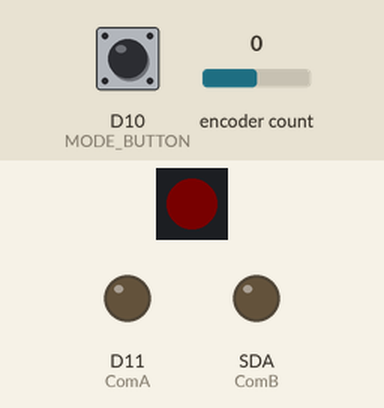
Simulated run of this program. Board: CircuitPython board. Shown: 1 RGB LEDs in strip order, left to right, output pins drawn as LEDs (lit = HIGH). The test bench sets the inputs (shaded band); at power-on: D10 (MODE_BUTTON) HIGH, encoder count 0. Dim RGB values are drawn brighter than linear.

Above: at 1.2 s.
1.3 s: D10 (MODE_BUTTON) pulled LOW for 1 s
At 1.8 s:
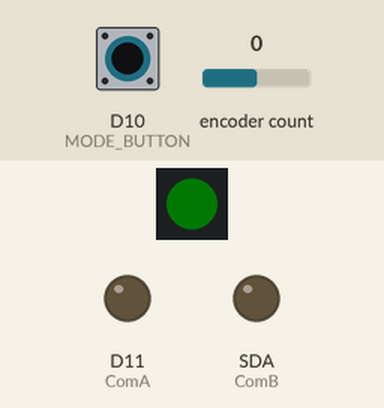
3.8 s: D10 (MODE_BUTTON) pulled LOW for 0.15 s
At 5.2 s:
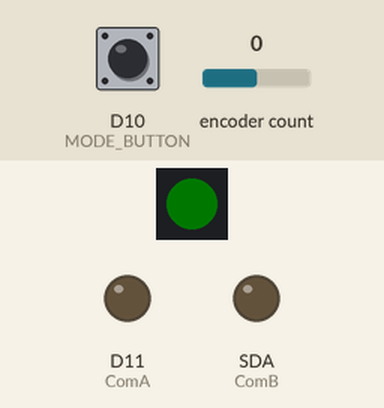
5.5 s: D10 (MODE_BUTTON) pulled LOW for 3.2 s
At 5.8 s:
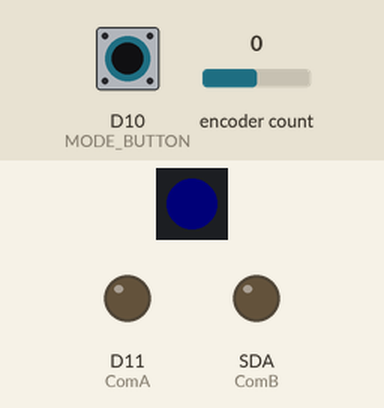
Timing chart, 0 to 10.2 s (numbered marks = the images above; inputs shaded):
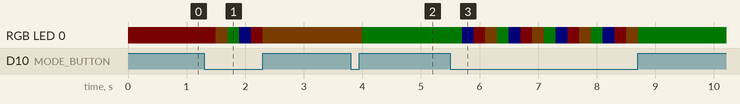

Measured:
- after the input at 1.3 s, RGB LED 0: RGB(2, 0, 0) → RGB(2, 1, 0) after 0.20 s, → RGB(0, 2, 0) 0.20 s later, → RGB(0, 0, 2) 0.20 s later, → RGB(2, 0, 0) 0.20 s later, … (5 changes in this stretch)
- after the input at 3.8 s, RGB LED 0: RGB(2, 1, 0) → RGB(0, 2, 0) after 0.20 s
- after the input at 5.5 s, RGB LED 0: RGB(0, 2, 0) → RGB(0, 0, 2) after 0.20 s, then repeats every 0.80 s: RGB(2, 0, 0) 0.20 s, RGB(2, 1, 0) 0.20 s, RGB(0, 2, 0) 0.20 s, RGB(0, 0, 2) 0.20 s, until it stays RGB(0, 2, 0) from 8.7 s

The program:

ANO_encoder_code.py
```python
import rotaryio
import time
import board
import digitalio

import neopixel
import usb_hid

from adafruit_hid.keyboard import Keyboard
from adafruit_hid.keycode import Keycode
from adafruit_hid.keyboard_layout_us import KeyboardLayoutUS

from adafruit_hid.mouse import Mouse

# setup neopixel
pixels = neopixel.NeoPixel(board.NEOPIXEL, 1, brightness=0.008, auto_write=False)

# setup encoder
#encoder = rotaryio.IncrementalEncoder(board.D10, board.D9
encoder = rotaryio.IncrementalEncoder(board.D12, board.D13)
last_position = 0
current_position = 0
position_change = 0
movement = False
increment = 0

#set grounds for switches and encoder
ComA = digitalio.DigitalInOut(board.D11)
ComA.direction = digitalio.Direction.OUTPUT
ComB = digitalio.DigitalInOut(board.SDA)
ComB.direction = digitalio.Direction.OUTPUT

# setup mode button
#MODE_BUTTON = digitalio.DigitalInOut(board.D12)
MODE_BUTTON = digitalio.DigitalInOut(board.D10)
MODE_BUTTON.direction = digitalio.Direction.INPUT
MODE_BUTTON.pull = digitalio.Pull.UP

# left arrow
LEFT_ARROW = digitalio.DigitalInOut(board.D5)
LEFT_ARROW.direction = digitalio.Direction.INPUT
LEFT_ARROW.pull = digitalio.Pull.UP

# up arrow
UP_ARROW = digitalio.DigitalInOut(board.D6)
UP_ARROW.direction = digitalio.Direction.INPUT
UP_ARROW.pull = digitalio.Pull.UP

# right arrow
RIGHT_ARROW = digitalio.DigitalInOut(board.D9)
RIGHT_ARROW.direction = digitalio.Direction.INPUT
RIGHT_ARROW.pull = digitalio.Pull.UP

# down arrow
DOWN_ARROW = digitalio.DigitalInOut(board.SCL)
DOWN_ARROW.direction = digitalio.Direction.INPUT
DOWN_ARROW.pull = digitalio.Pull.UP

mode_counter = 0  # define delay to smooth the buttons
debounce_time = 0.2

# color table for the neopixel (red, green, blue) 0-255
# modes 1-6
RED = (255, 0, 0)
YELLOW = (255, 150, 0)
GREEN = (0, 255, 0)
BLUE = (0, 0, 255)
CYAN = (0, 255, 255)
PURPLE = (180, 0, 255)

# you must add colors to this array if you add more modes
mode_color = [RED, YELLOW, GREEN, BLUE]

MODE_BUTTON_state = None
key_pressed = False


def direction_change():
    global last_position
    global increment
    global position_change
    global current_position
    current_position = encoder.position
    position_change = current_position - last_position

    if current_position > last_position:
        movement = True
        increment = 1
        # print(increment)

    elif current_position < last_position:
        movement = False
        increment = -1
        # print(increment)
    else:
        increment = 0

    return position_change, increment


def mode_button_check():
    global mode_counter
    # Check the mode button
    if not MODE_BUTTON.value:
        mode_counter += 1
        # print(mode_counter)
        time.sleep(debounce_time)  # debounce delay

        if mode_counter > 3:
            mode_counter = 0

    return mode_counter


def make_it_a_mouse(increment):
    m = Mouse(usb_hid.devices)
    m.move(wheel=increment)

def make_it_a_mouse_click(increment):
    m = Mouse(usb_hid.devices)
    # Move the mouse while holding down the left button. (click-drag).
    m.press(Mouse.LEFT_BUTTON)
    m.move(x=5*(increment), y=0)
    m.release_all()

def zoom_in_out(increment):

    # make it a keyboard first
    kbd = Keyboard(usb_hid.devices)
    kbdLayout = KeyboardLayoutUS(kbd)
    kbd.press(Keycode.ALT)

    make_it_a_mouse(increment)

    # make it a keyboard again
    kbd = Keyboard(usb_hid.devices)
    kbdLayout = KeyboardLayoutUS(kbd)
    kbd.release_all()


def scroll_in_out(increment):
    make_it_a_mouse(increment)

def rotate(increment):

    # make it a keyboard first
    kbd = Keyboard(usb_hid.devices)
    kbdLayout = KeyboardLayoutUS(kbd)
    kbd.press(Keycode.R,)

    make_it_a_mouse_click(increment)

    # make it a keyboard again
    kbd = Keyboard(usb_hid.devices)
    kbdLayout = KeyboardLayoutUS(kbd)
    kbd.release_all()


while True:
    direction_change()
# zoom
    if position_change > 0  and mode_counter == 0:
        for _ in range(position_change):
            zoom_in_out(increment)
    elif position_change < 0 and mode_counter == 0:
        for _ in range(-position_change):
            zoom_in_out(increment)
# scroll
    if position_change > 0  and mode_counter == 1:
        for _ in range(position_change):
            scroll_in_out(increment)
    elif position_change < 0 and mode_counter == 1:
        for _ in range(-position_change):
            scroll_in_out(increment)
# rotate
    if position_change > 0  and mode_counter == 2:
        for _ in range(position_change):
            rotate(position_change)
    elif position_change < 0 and mode_counter == 2:
        for _ in range(-position_change):
            rotate(position_change)
# brush size TODO

    mode_button_check()

    pixels.fill(mode_color[mode_counter])
    pixels.show()

    last_position = current_position
r
```
